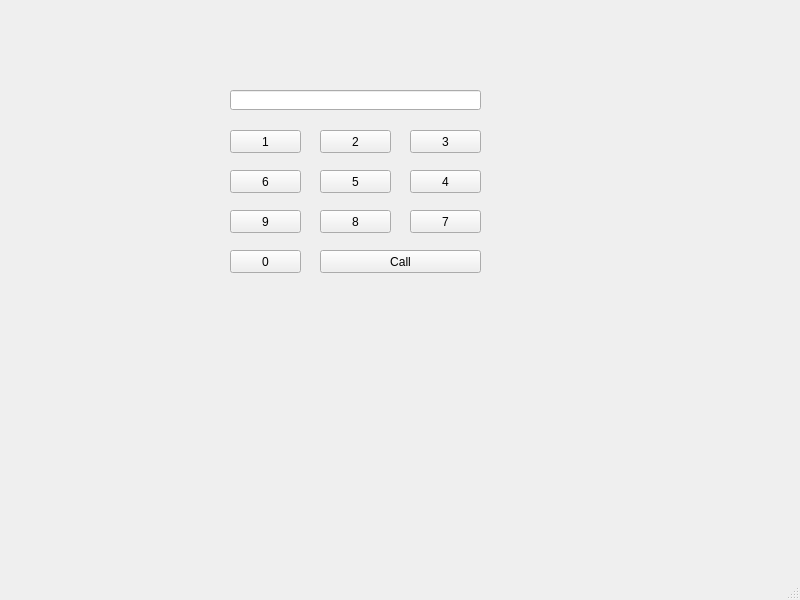
<?xml version="1.0" encoding="UTF-8"?>
<ui version="4.0">
 <class>MainWindow</class>
 <widget class="QMainWindow" name="MainWindow">
  <property name="geometry">
   <rect>
    <x>0</x>
    <y>0</y>
    <width>800</width>
    <height>600</height>
   </rect>
  </property>
  <property name="windowTitle">
   <string>MainWindow</string>
  </property>
  <widget class="QWidget" name="centralwidget">
   <widget class="QLineEdit" name="le">
    <property name="geometry">
     <rect>
      <x>230</x>
      <y>90</y>
      <width>251</width>
      <height>20</height>
     </rect>
    </property>
   </widget>
   <widget class="QPushButton" name="pb1">
    <property name="geometry">
     <rect>
      <x>230</x>
      <y>130</y>
      <width>71</width>
      <height>23</height>
     </rect>
    </property>
    <property name="text">
     <string>1</string>
    </property>
   </widget>
   <widget class="QPushButton" name="pb2">
    <property name="geometry">
     <rect>
      <x>320</x>
      <y>130</y>
      <width>71</width>
      <height>23</height>
     </rect>
    </property>
    <property name="text">
     <string>2</string>
    </property>
   </widget>
   <widget class="QPushButton" name="pb3">
    <property name="geometry">
     <rect>
      <x>410</x>
      <y>130</y>
      <width>71</width>
      <height>23</height>
     </rect>
    </property>
    <property name="text">
     <string>3</string>
    </property>
   </widget>
   <widget class="QPushButton" name="pb4">
    <property name="geometry">
     <rect>
      <x>410</x>
      <y>170</y>
      <width>71</width>
      <height>23</height>
     </rect>
    </property>
    <property name="text">
     <string>4</string>
    </property>
   </widget>
   <widget class="QPushButton" name="pb5">
    <property name="geometry">
     <rect>
      <x>320</x>
      <y>170</y>
      <width>71</width>
      <height>23</height>
     </rect>
    </property>
    <property name="text">
     <string>5</string>
    </property>
   </widget>
   <widget class="QPushButton" name="pb6">
    <property name="geometry">
     <rect>
      <x>230</x>
      <y>170</y>
      <width>71</width>
      <height>23</height>
     </rect>
    </property>
    <property name="text">
     <string>6</string>
    </property>
   </widget>
   <widget class="QPushButton" name="pb7">
    <property name="geometry">
     <rect>
      <x>410</x>
      <y>210</y>
      <width>71</width>
      <height>23</height>
     </rect>
    </property>
    <property name="text">
     <string>7</string>
    </property>
   </widget>
   <widget class="QPushButton" name="pb8">
    <property name="geometry">
     <rect>
      <x>320</x>
      <y>210</y>
      <width>71</width>
      <height>23</height>
     </rect>
    </property>
    <property name="text">
     <string>8</string>
    </property>
   </widget>
   <widget class="QPushButton" name="pb9">
    <property name="geometry">
     <rect>
      <x>230</x>
      <y>210</y>
      <width>71</width>
      <height>23</height>
     </rect>
    </property>
    <property name="text">
     <string>9</string>
    </property>
   </widget>
   <widget class="QPushButton" name="pbCall">
    <property name="geometry">
     <rect>
      <x>320</x>
      <y>250</y>
      <width>161</width>
      <height>23</height>
     </rect>
    </property>
    <property name="text">
     <string>Call</string>
    </property>
   </widget>
   <widget class="QPushButton" name="pb0">
    <property name="geometry">
     <rect>
      <x>230</x>
      <y>250</y>
      <width>71</width>
      <height>23</height>
     </rect>
    </property>
    <property name="text">
     <string>0</string>
    </property>
   </widget>
  </widget>
  <widget class="QMenuBar" name="menubar">
   <property name="geometry">
    <rect>
     <x>0</x>
     <y>0</y>
     <width>800</width>
     <height>21</height>
    </rect>
   </property>
  </widget>
  <widget class="QStatusBar" name="statusbar"/>
 </widget>
 <resources/>
 <connections/>
</ui>
